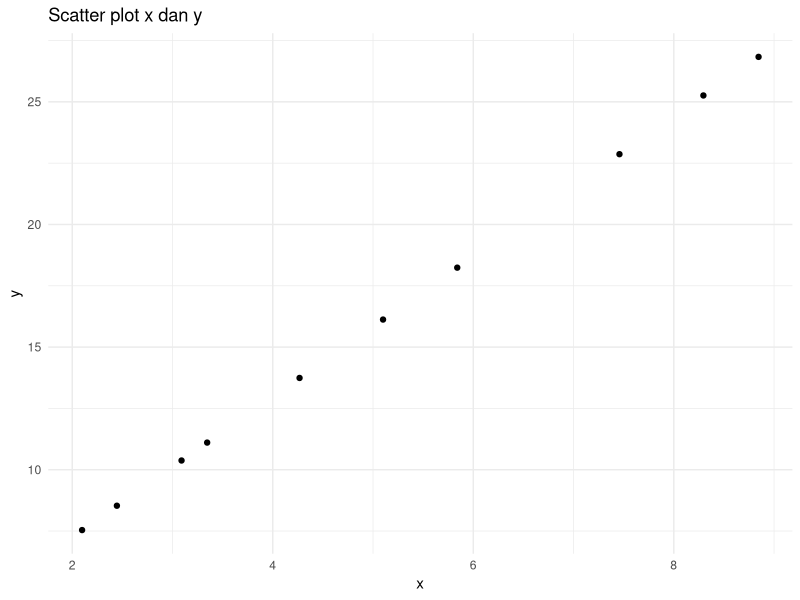

Generate this figure with R:
## ---- chunk 1
rm(list=ls())
options(digit = 3)

library(dplyr)
library(ggplot2)

x = runif(10,2,9)
y = 3 * x * runif(1,0,1) + 2 * runif(1,0,1)

data = data.frame(x,y)
## ---- chunk 2
x
y
## ---- chunk 3
data %>%
  ggplot(aes(x,y)) +
  geom_point() +
  theme_minimal() +
  labs(title = "Scatter plot x dan y")


